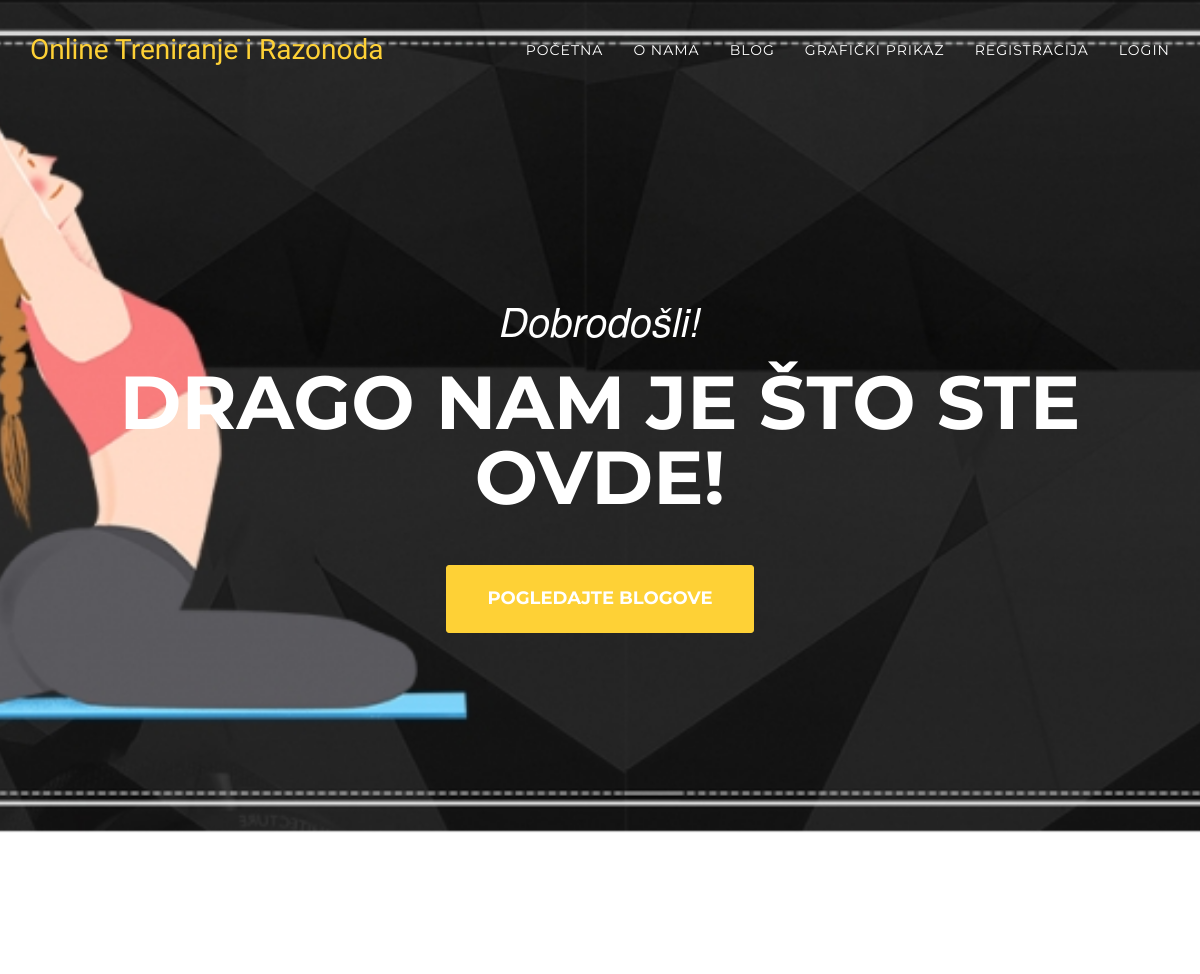
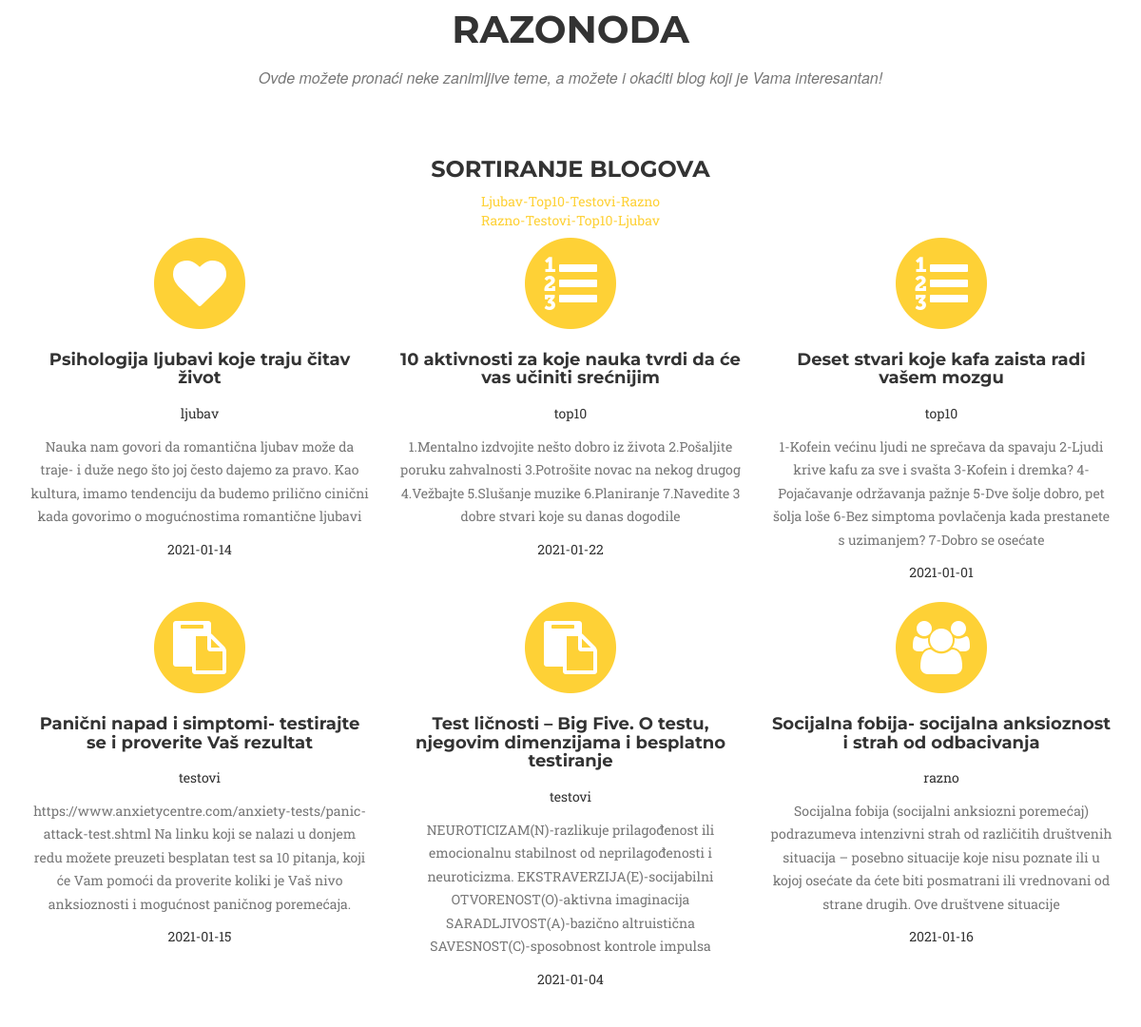
/blogovi.php, run on the app's committed database (2 pictures, top to bottom).
### tables this page shows
CREATE TABLE `blog` (
  `blogID` int(11) NOT NULL,
  `tipID` int(11) NOT NULL,
  `naslov` varchar(255) NOT NULL,
  `opis` varchar(255) NOT NULL,
  `datum` date NOT NULL
);

CREATE TABLE `tip` (
  `tipID` int(11) NOT NULL,
  `nazivTipa` varchar(255) NOT NULL,
  `slikica` varchar(255) NOT NULL
);

### database.php (called while the page is built, shortened)
<?php
class MysqliDb
{
    protected $_mysqli;
    protected $_query;
    public function __construct($host, $username, $password, $db, $port = NULL)
    {
        if($port == NULL)
            $port = ini_get('mysqli.default_port');
        $this->_mysqli = new mysqli($host, $username, $password, $db, $port)
            or die('There was a problem connecting to the database');
        $this->_mysqli->set_charset('utf8');
    }
    protected function reset()
    {
        $this->_query = null;
    }
    public function rawQuery($query, $bindParams = null)
    {
        $this->_query = filter_var($query, FILTER_SANITIZE_STRING);
        $stmt = $this->_prepareQuery();
        $stmt->execute();
        return $this->_dynamicBindResults($stmt);
    }
    protected function _dynamicBindResults(mysqli_stmt $stmt)
    {
        $parameters = array();
        $results = array();
        $meta = $stmt->result_metadata();
        $row = array();
        while ($field = $meta->fetch_field()) {
            $row[$field->name] = null;
            $parameters[] = & $row[$field->name];
        }
        call_user_func_array(array($stmt, 'bind_result'), $parameters);
        while ($stmt->fetch()) {
            $x = array();
            foreach ($row as $key => $val) {
                $x[$key] = $val;
            }
            array_push($results, $x);
        }
        return $results;
    }
    protected function _prepareQuery()
    {
        if (!$stmt = $this->_mysqli->prepare($this->_query)) {
            trigger_error("Problem preparing query ($this->_query) " . $this->_mysqli->error, E_USER_ERROR);
        }
        return $stmt;
    }
}

### konekcija.php (called while the page is built, shortened)
<?php
require('database.php');
$db = new MysqliDb('localhost','root','','seminarskitrener');
?>

### blogovi.php (the view, shortened to what this page needs)
<?php
	include("konekcija.php");
	$sort='order by t.tipID asc';
 ?>
<!DOCTYPE html>
<html lang="en">
<?php include("header.php"); ?>
<body id="page-top" class="index">
    <?php include("menu.php"); ?>
    <header>
        <div class="container">
            <div class="intro-text">
                <div class="intro-lead-in">Dobrodošli!</div>
                <div class="intro-heading">Drago nam je što ste ovde!</div>
                <a href="vizuelizacija.php#trenerDanas" class="page-scroll btn btn-xl">Pogledajte blogove</a>
            </div>
        </div>
    </header>
    <section id="trenerDanas">
        <div class="container">
            <div class="row">
                <div class="col-lg-12 text-center">
                    <h2 class="section-heading">Razonoda</h2>
                    <h3 class="section-subheading text-muted">Ovde možete pronaći neke zanimljive teme, a možete i okaćiti blog koji je Vama interesantan!</h3>
					<h3> Sortiranje blogova</h3>
					<a href='blogovi.php?sort=rastuce'>Ljubav-Top10-Testovi-Razno</a><br>
					<a href='blogovi.php?sort=opadajuce'>Razno-Testovi-Top10-Ljubav</a>
				</div>
            </div>
            <div class="row text-center">
				<?php
					$blogovi = $db->rawQuery("select * from blog b join tip t on b.tipID=t.tipID ".$sort);
					foreach($blogovi as $blog):
				?>
                <div class="col-md-4">
                    <span class="fa-stack fa-4x">
                        <i class="fa fa-circle fa-stack-2x text-primary"></i>
                        <i class="fa fa-<?php echo($blog['slikica']); ?> fa-stack-1x fa-inverse"></i>
                    </span>
                    <h4 class="service-heading"><?php echo($blog['naslov']); ?></h4>
					<p><?php echo($blog['nazivTipa']); ?></p>
					<p class="text-muted"><?php echo($blog['opis']); ?></p>
					<p><?php echo($blog['datum']); ?></p>
                </div>
                <?php endforeach; ?>
            </div>
        </div>
    </section>
</body>
</html>

### css/treneri.css (style rules this page uses)
body { overflow-x: hidden; font-family: "Roboto Slab", "Helvetica Neue", Helvetica, Arial, sans-serif; }
.text-muted { color: #777777; }
.text-primary { color: #fed136; }
p { font-size: 14px; line-height: 1.75; }
a, a:hover, a:focus, a:active, a.active { outline: none; }
a { color: #fed136; }
h1, h2, h3, h4, h5, h6 { font-family: "Montserrat", "Helvetica Neue", Helvetica, Arial, sans-serif; text-transform: uppercase; font-weight: 700; }
.btn-xl { color: white; background-color: #fed136; border-color: #fed136; font-family: "Montserrat", "Helvetica Neue", Helvetica, Arial, sans-serif; text-transform: uppercase; font-weight: 700; border-radius: 3px; font-size: 18px; padding: 20px 40px; }
header { background-image: url('../img/1.jpg'); background-repeat: no-repeat; background-attachment: scroll; background-position: center center; -webkit-background-size: cover; -moz-background-size: cover; background-size: cover; -o-background-size: cover; text-align: center; color: white; }
header .intro-text { padding-top: 100px; padding-bottom: 50px; }
header .intro-text .intro-lead-in { font-family: "Droid Serif", "Helvetica Neue", Helvetica, Arial, sans-serif; font-style: italic; font-size: 22px; line-height: 22px; margin-bottom: 25px; }
header .intro-text .intro-heading { font-family: "Montserrat", "Helvetica Neue", Helvetica, Arial, sans-serif; text-transform: uppercase; font-weight: 700; font-size: 50px; line-height: 50px; margin-bottom: 25px; }
@media (min-width: 768px) { header .intro-text { padding-top: 300px; padding-bottom: 200px; } }
@media (min-width: 768px) { header .intro-text .intro-lead-in { font-family: "Droid Serif", "Helvetica Neue", Helvetica, Arial, sans-serif; font-style: italic; font-size: 40px; line-height: 40px; margin-bottom: 25px; } }
@media (min-width: 768px) { header .intro-text .intro-heading { font-family: "Montserrat", "Helvetica Neue", Helvetica, Arial, sans-serif; text-transform: uppercase; font-weight: 700; font-size: 75px; line-height: 75px; margin-bottom: 50px; } }
section { padding: 100px 0; }
section h2.section-heading { font-size: 40px; margin-top: 0; margin-bottom: 15px; }
section h3.section-subheading { font-size: 16px; font-family: "Droid Serif", "Helvetica Neue", Helvetica, Arial, sans-serif; text-transform: none; font-style: italic; font-weight: 400; margin-bottom: 75px; }
@media (min-width: 768px) { section { padding: 150px 0; } }
.service-heading { margin: 15px 0; text-transform: none; }
body { webkit-tap-highlight-color: #fed136; }

### data on the page
blog: naslov "Psihologija ljubavi koje traju čitav život", tipID.nazivTipa "ljubav", opis "Nauka nam govori da romantična ljubav može da traje- i duže nego što joj često dajemo za pravo. Kao kultura, imamo tendenciju da budemo prilično cinični kada govorimo o mogućnostima romantične ljubavi", datum "2021-01-14"
blog: naslov "10 aktivnosti za koje nauka tvrdi da će vas učiniti srećnijim", tipID.nazivTipa "top10", opis "1.Mentalno izdvojite nešto dobro iz života 2.Pošaljite poruku zahvalnosti 3.Potrošite novac na nekog drugog 4.Vežbajte 5.Slušanje muzike 6.Planiranje 7.Navedite 3 dobre stvari koje su danas dogodile", datum "2021-01-22"
blog: naslov "Deset stvari koje kafa zaista radi vašem mozgu", tipID.nazivTipa "top10", opis "1-Kofein većinu ljudi ne sprečava da spavaju 2-Ljudi krive kafu za sve i svašta 3-Kofein i dremka? 4-Pojačavanje održavanja pažnje 5-Dve šolje dobro, pet šolja loše 6-Bez simptoma povlačenja kada prestanete s uzimanjem? 7-Dobro se osećate", datum "2021-01-01"
blog: naslov "Panični napad i simptomi- testirajte se i proverite Vaš rezultat", tipID.nazivTipa "testovi", opis "https://www.anxietycentre.com/anxiety-tests/panic-attack-test.shtml Na linku koji se nalazi u donjem redu možete preuzeti besplatan test sa 10 pitanja, koji će Vam pomoći da proverite koliki je Vaš nivo anksioznosti i mogućnost paničnog poremećaja.", datum "2021-01-15"
blog: naslov "Test ličnosti – Big Five. O testu, njegovim dimenzijama i besplatno testiranje", tipID.nazivTipa "testovi", opis "NEUROTICIZAM(N)-razlikuje prilagođenost ili emocionalnu stabilnost od neprilagođenosti i neuroticizma. EKSTRAVERZIJA(E)-socijabilni OTVORENOST(O)-aktivna imaginacija SARADLJIVOST(A)-bazično altruistična SAVESNOST(C)-sposobnost kontrole impulsa", datum "2021-01-04"
blog: naslov "Socijalna fobija- socijalna anksioznost i strah od odbacivanja", tipID.nazivTipa "razno", opis "Socijalna fobija (socijalni anksiozni poremećaj) podrazumeva intenzivni strah od različitih društvenih situacija – posebno situacije koje nisu poznate ili u kojoj osećate da ćete biti posmatrani ili vrednovani od strane drugih. Ove društvene situacije", datum "2021-01-16"
